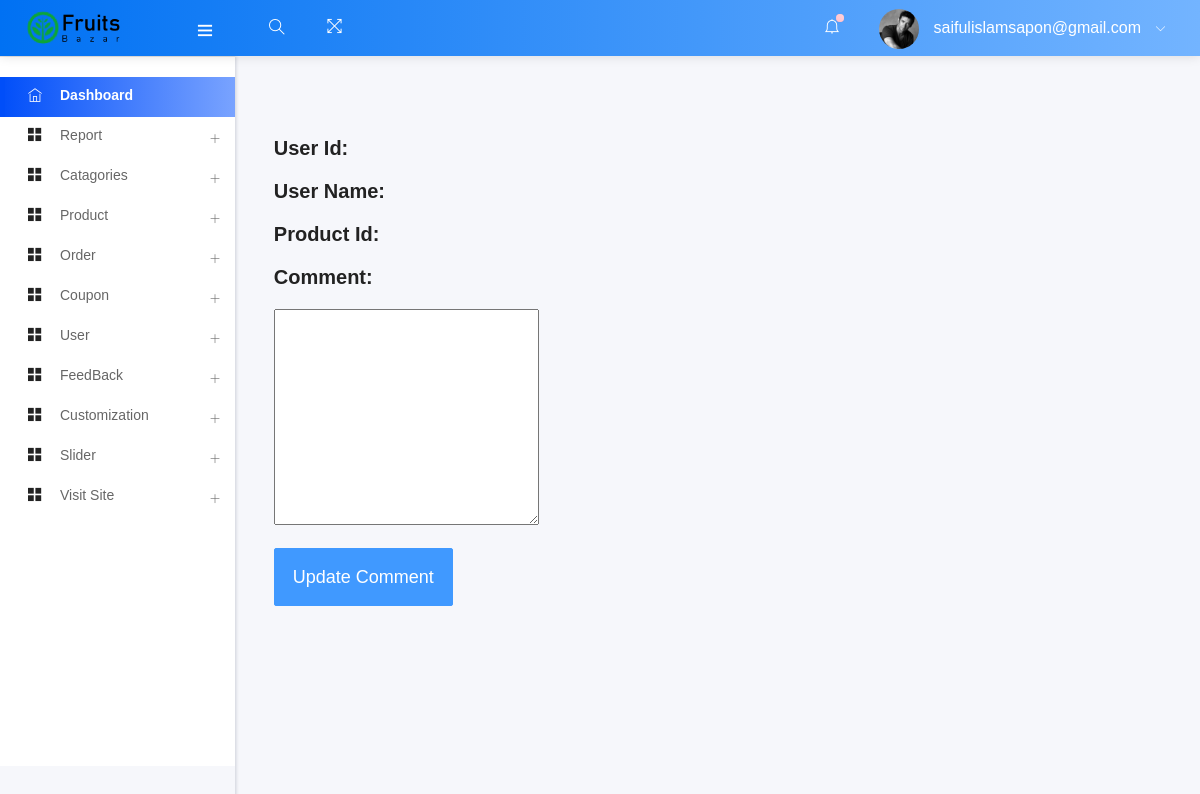
The page /admin/edit_comment.php?status=editcomment&&id= 4 (signed in) on the database as committed earlier.
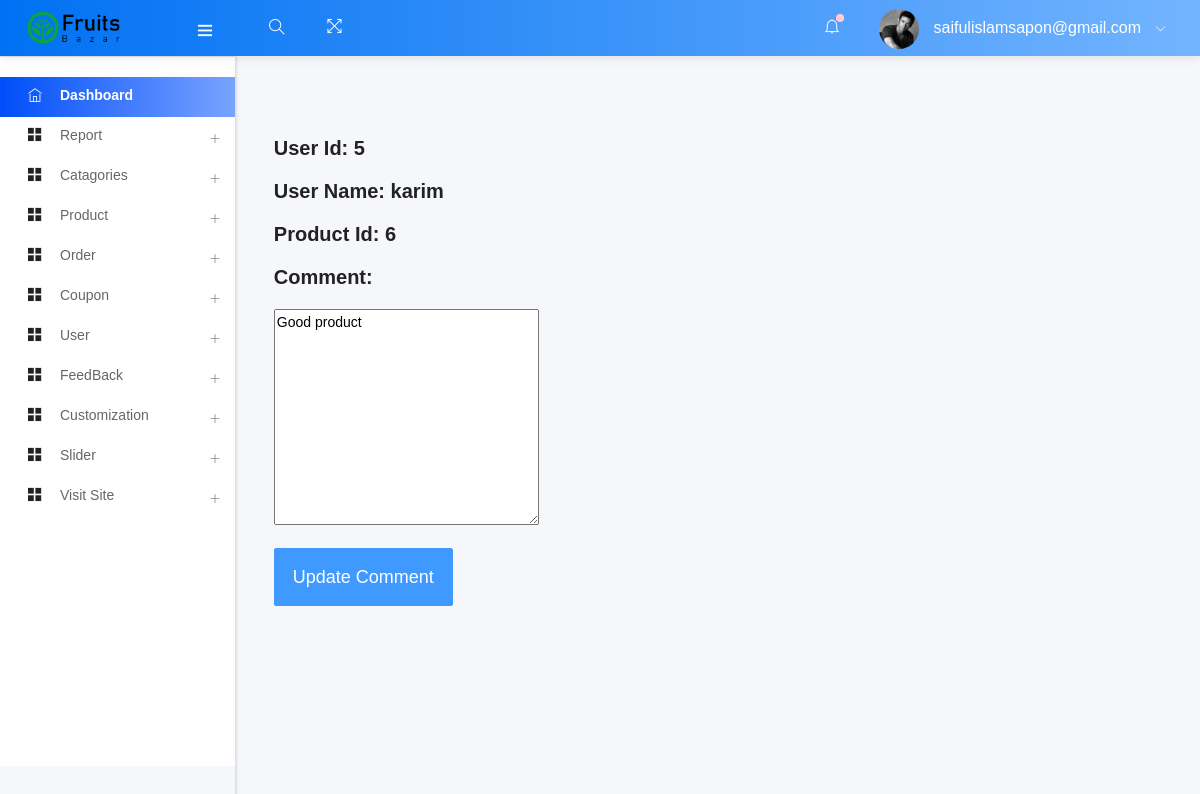
The same page on the database as committed later.
### tables this page shows
CREATE TABLE `customer_feedback` (
  `id` int(11) NOT NULL,
  `user_id` int(11) NOT NULL,
  `user_name` varchar(255) NOT NULL,
  `pdt_id` int(11) NOT NULL,
  `comment` varchar(255) NOT NULL,
  `comment_date` date NOT NULL
);

### admin/edit_comment.php (called while the page is built, shortened)
<?php
    include ("template.php");
?>

### admin/class/adminback.php (called while the page is built, shortened)
<?php
class  adminback
{
    private $connection;
    function __construct()
    {
        $dbhost = "localhost";
        $dbuser = "root";
        $dbpass = "";
        $dbname = "ecommerce";
        $this->connection = mysqli_connect($dbhost, $dbuser, $dbpass, $dbname);
    }
    function edit_comment($cmt_id){
        $query = "SELECT * FROM `customer_feedback` WHERE `id` = $cmt_id";
        if(mysqli_query($this->connection, $query)){
            $array = mysqli_query($this->connection, $query);
            return $array;
        }
    }
}

### admin/views/edit_comment_view.php (the view, shortened to what this page needs)
<?php
    if(isset($_GET['status'])){
        $comment_id = $_GET['id'];
        if($_GET['status']=='editcomment'){
           $array =  $obj->edit_comment($comment_id);
           $row = mysqli_fetch_assoc($array);
        }
    }
?>
<form action="#" method="POST">
 <br> <br>
        <h5>User Id: <?php echo $row['user_id'] ?> </h5> <br>
        <h5>User Name: <?php echo $row['user_name'] ?> </h5> <br>
        <h5>Product Id: <?php echo $row['pdt_id'] ?> </h5> <br>
        <h5>Comment: </h5> <br>
    <div class="form-group">
        <textarea name="u_comment" id="" cols="30" rows="10"><?php echo $row['comment'] ?></textarea>
    </div>
    <div class="form-group">
        <input type="submit" value="update comment" name="update_comment" class="btn btn-lg btn-primary">
    </div>
</form>

Rows that differ between the two databases and show on the page:
added customer_feedback: user "5", user_name "karim", pdt "6", u_comment "Good product"
